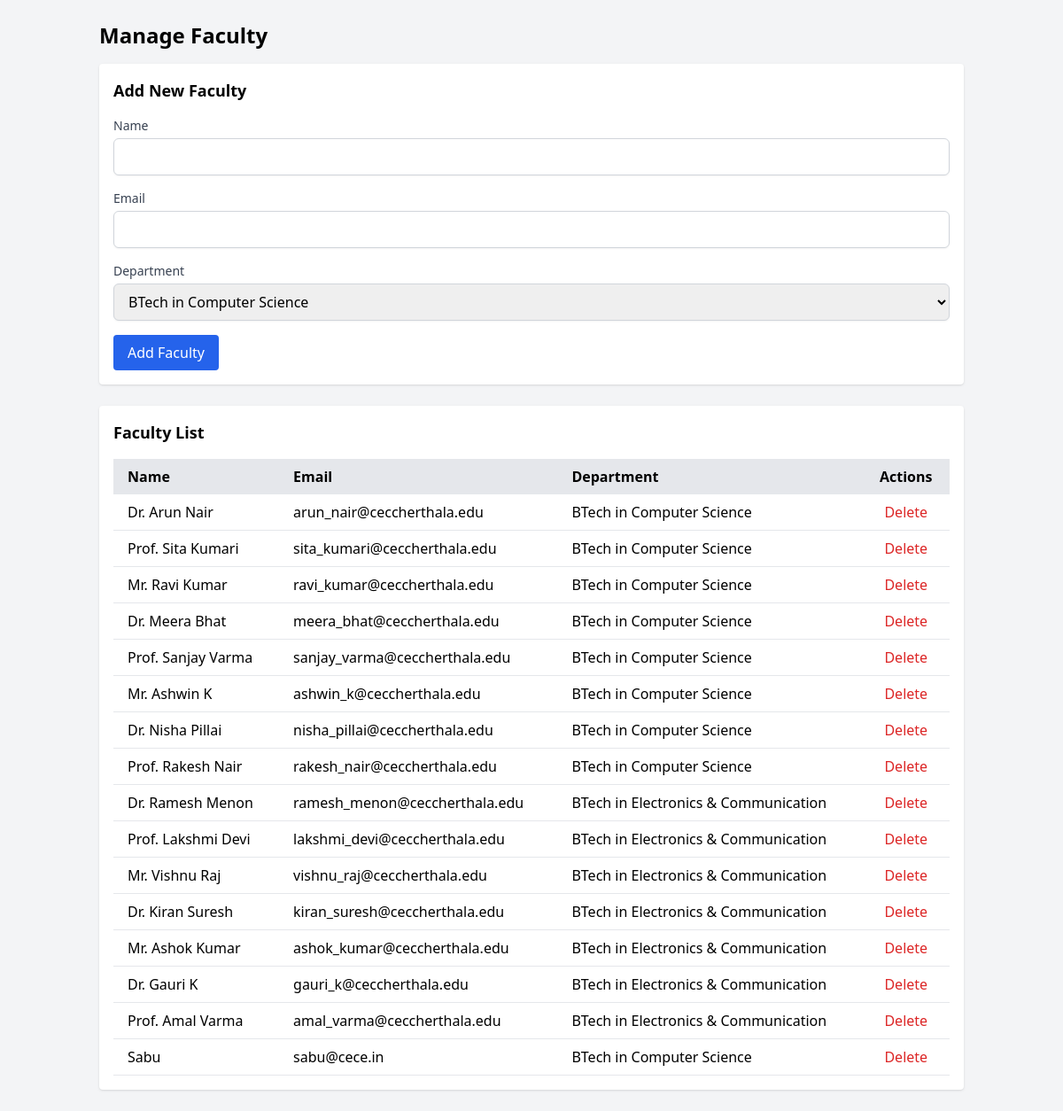
The page /manage-faculty/ (signed in) on the database its author committed.
### portal/models.py (models this page shows, shortened)
class Faculty(models.Model):
    institution = models.ForeignKey(Institution, on_delete=models.CASCADE, related_name="faculties")
    name = models.CharField(max_length=255)
    email = models.EmailField(unique=True)
    department = models.CharField(max_length=100)

### portal/views.py (the view, shortened to what this page needs)
# urls.py: path("manage-faculty/", views.manage_faculty, name="manage_faculty"),
@login_required
def manage_faculty(request):
    try:
        institution = Institution.objects.get(user=request.user)
    except Institution.DoesNotExist:
        messages.error(request, "You are not associated with any institution.")
        return redirect("dashboard")
    departments = Department.objects.filter(institution=institution)
    faculties = Faculty.objects.filter(institution=institution)
    context = {
        "faculties": faculties,
        "departments": departments,
    }
    return render(request, "manage_faculty.html", context)

### templates/manage_faculty.html (shortened to what this page needs)
<!DOCTYPE html>
<html lang="en">
<head>
  <script src="https://cdn.tailwindcss.com"></script>
</head>
<body class="bg-gray-100">
  <div class="container mx-auto p-6">
    <h1 class="text-2xl font-bold mb-4">Manage Faculty</h1>
    <div class="bg-white p-4 rounded shadow mb-6">
      <h2 class="text-lg font-bold mb-4">Add New Faculty</h2>
      <form method="post">
        <div class="mb-4">
          <label for="name" class="block text-sm font-medium text-gray-700">Name</label>
          <input type="text" id="name" name="name" required
                 class="mt-1 block w-full px-3 py-2 border border-gray-300 rounded-md shadow-sm">
        </div>
        <div class="mb-4">
          <label for="email" class="block text-sm font-medium text-gray-700">Email</label>
          <input type="email" id="email" name="email" required
                 class="mt-1 block w-full px-3 py-2 border border-gray-300 rounded-md shadow-sm">
        </div>
        <div class="mb-4">
          <label for="department" class="block text-sm font-medium text-gray-700">Department</label>
          <select id="department" name="department" required
                  class="mt-1 block w-full px-3 py-2 border border-gray-300 rounded-md shadow-sm">
            {% for department in departments %}
              <option value="{{ department.name }}">{{ department.name }}</option>
            {% endfor %}
          </select>
        </div>
        <button type="submit"
                class="px-4 py-2 bg-blue-600 text-white rounded hover:bg-blue-700">
          Add Faculty
        </button>
      </form>
    </div>
    <div class="bg-white p-4 rounded shadow">
      <h2 class="text-lg font-bold mb-4">Faculty List</h2>
      <table class="table-auto w-full">
        <thead>
          <tr class="bg-gray-200">
            <th class="px-4 py-2 text-left">Name</th>
            <th class="px-4 py-2 text-left">Email</th>
            <th class="px-4 py-2 text-left">Department</th>
            <th class="px-4 py-2">Actions</th>
          </tr>
        </thead>
        <tbody>
          {% for faculty in faculties %}
            <tr class="border-b">
              <td class="px-4 py-2">{{ faculty.name }}</td>
              <td class="px-4 py-2">{{ faculty.email }}</td>
              <td class="px-4 py-2">{{ faculty.department }}</td>
              <td class="px-4 py-2 text-center">
                <a href="{% url 'delete_faculty' faculty.id %}"
                   class="text-red-600 hover:underline">
                  Delete
                </a>
              </td>
            </tr>
          {% empty %}
            <tr>
              <td colspan="4" class="px-4 py-2 text-center text-gray-500">
                No faculty members found.
              </td>
            </tr>
          {% endfor %}
        </tbody>
      </table>
    </div>
  </div>
</body>
</html>

### rows shown on the page
Faculty: name "Dr. Arun Nair", email "arun_nair@ceccherthala.edu", department "BTech in Computer Science"
Faculty: name "Prof. Sita Kumari", email "sita_kumari@ceccherthala.edu", department "BTech in Computer Science"
Faculty: name "Mr. Ravi Kumar", email "ravi_kumar@ceccherthala.edu", department "BTech in Computer Science"
Faculty: name "Dr. Meera Bhat", email "meera_bhat@ceccherthala.edu", department "BTech in Computer Science"
Faculty: name "Prof. Sanjay Varma", email "sanjay_varma@ceccherthala.edu", department "BTech in Computer Science"
Faculty: name "Mr. Ashwin K", email "ashwin_k@ceccherthala.edu", department "BTech in Computer Science"
Faculty: name "Dr. Nisha Pillai", email "nisha_pillai@ceccherthala.edu", department "BTech in Computer Science"
Faculty: name "Prof. Rakesh Nair", email "rakesh_nair@ceccherthala.edu", department "BTech in Computer Science"
Faculty: name "Dr. Ramesh Menon", email "ramesh_menon@ceccherthala.edu", department "BTech in Electronics & Communication"
Faculty: name "Prof. Lakshmi Devi", email "lakshmi_devi@ceccherthala.edu", department "BTech in Electronics & Communication"
Faculty: name "Mr. Vishnu Raj", email "vishnu_raj@ceccherthala.edu", department "BTech in Electronics & Communication"
Faculty: name "Dr. Kiran Suresh", email "kiran_suresh@ceccherthala.edu", department "BTech in Electronics & Communication"
Faculty: name "Mr. Ashok Kumar", email "ashok_kumar@ceccherthala.edu", department "BTech in Electronics & Communication"
Faculty: name "Dr. Gauri K", email "gauri_k@ceccherthala.edu", department "BTech in Electronics & Communication"
Faculty: name "Prof. Amal Varma", email "amal_varma@ceccherthala.edu", department "BTech in Electronics & Communication"
Faculty: name "Sabu", email "sabu@cece.in", department "BTech in Computer Science"

### other values the page prints
form field department "BTech in Computer Science"
